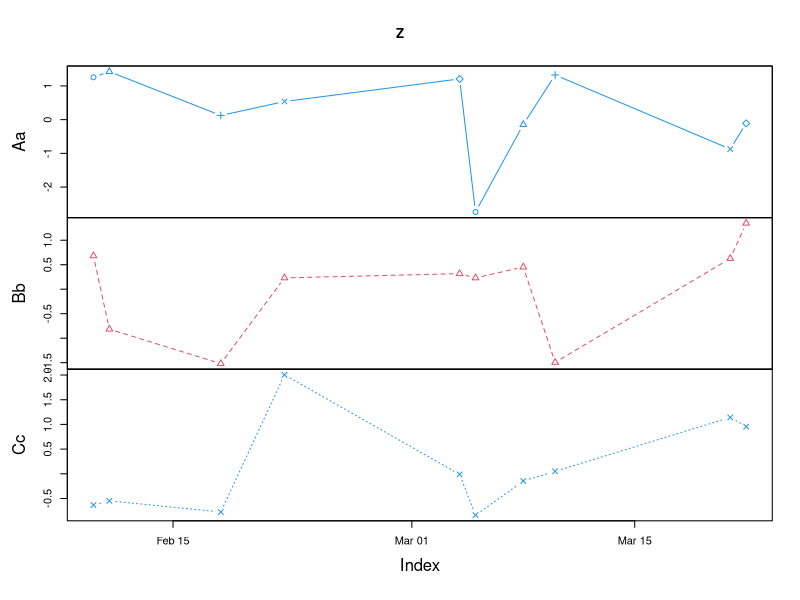

R code for this plot:
#
# some example of zoo package use described in vignette('zoo')
#
library('zoo')

set.seed(1071)


z1.index <- ISOdatetime(2019,rep(1:2,5),sample(28,10),0,0,0)
z1.data  <- rnorm(10)
z1       <- zoo(z1.data, z1.index)

z2.index <- as.POSIXct(paste(2004, rep(1:2, 5), sample(1:28, 10),sep="-"))                       
z2.data  <- sin(2*1:10/pi)
z2       <- zoo(z2.data, z2.index)

Z.index  <- as.Date(sample(12450:12500, 10))
Z.data   <- matrix(rnorm(30), ncol = 3)
colnames(Z.data) <- c("Aa", "Bb", "Cc")
Z        <- zoo(Z.data, Z.index)


test<-ISOdatetime(2019,rep(1:2,5),sample(28,10),0,0,0)
test
as.Date(as.yearmon(test))


zr1 <- zooreg(sin(1:9), start = 2000, frequency = 4)
as.ts(zr1[-c(2,5)])


plot(Z, type = "b", lty = 1:3, 
     pch = list(Aa = 1:5, Bb = 2, Cc = 4),
     col = list(Bb = 2, 4))
